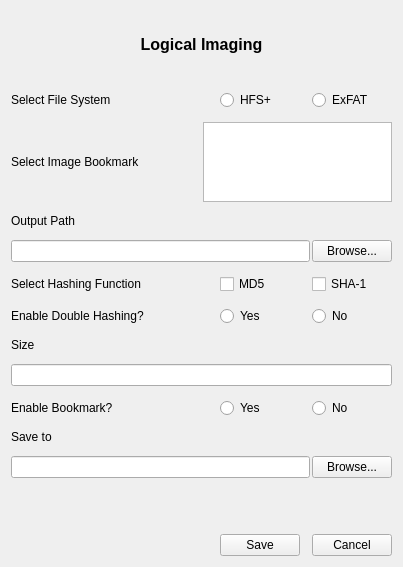
<?xml version="1.0" encoding="UTF-8"?>
<ui version="4.0">
 <class>LogicalImagingWidget</class>
 <widget class="QWidget" name="LogicalImagingWidget">
  <property name="geometry">
   <rect>
    <x>0</x>
    <y>0</y>
    <width>403</width>
    <height>567</height>
   </rect>
  </property>
  <property name="windowTitle">
   <string>Form</string>
  </property>
  <layout class="QVBoxLayout" name="verticalLayout_2" stretch="1,0,0,0,0,0,0,0,0,1">
   <property name="spacing">
    <number>12</number>
   </property>
   <item>
    <widget class="QLabel" name="label_name">
     <property name="font">
      <font>
       <pointsize>12</pointsize>
       <weight>75</weight>
       <bold>true</bold>
      </font>
     </property>
     <property name="text">
      <string>Logical Imaging</string>
     </property>
     <property name="alignment">
      <set>Qt::AlignCenter</set>
     </property>
    </widget>
   </item>
   <item>
    <layout class="QHBoxLayout" name="horizontalLayout_fs" stretch="0,1">
     <item>
      <widget class="QLabel" name="label_fs">
       <property name="minimumSize">
        <size>
         <width>180</width>
         <height>0</height>
        </size>
       </property>
       <property name="text">
        <string>Select File System</string>
       </property>
      </widget>
     </item>
     <item>
      <layout class="QHBoxLayout" name="horizontalLayout_fs_2" stretch="1,0,0">
       <item>
        <spacer name="horizontalSpacer_fs">
         <property name="orientation">
          <enum>Qt::Horizontal</enum>
         </property>
         <property name="sizeHint" stdset="0">
          <size>
           <width>40</width>
           <height>20</height>
          </size>
         </property>
        </spacer>
       </item>
       <item>
        <widget class="QRadioButton" name="btn_hfs">
         <property name="minimumSize">
          <size>
           <width>80</width>
           <height>0</height>
          </size>
         </property>
         <property name="text">
          <string>HFS+</string>
         </property>
         <attribute name="buttonGroup">
          <string notr="true">btn_fs</string>
         </attribute>
        </widget>
       </item>
       <item>
        <widget class="QRadioButton" name="btn_exfat">
         <property name="minimumSize">
          <size>
           <width>80</width>
           <height>0</height>
          </size>
         </property>
         <property name="text">
          <string>ExFAT</string>
         </property>
         <attribute name="buttonGroup">
          <string notr="true">btn_fs</string>
         </attribute>
        </widget>
       </item>
      </layout>
     </item>
    </layout>
   </item>
   <item>
    <layout class="QHBoxLayout" name="horizontalLayout_ib" stretch="0,0">
     <item>
      <widget class="QLabel" name="label_ib">
       <property name="minimumSize">
        <size>
         <width>180</width>
         <height>0</height>
        </size>
       </property>
       <property name="text">
        <string>Select Image Bookmark</string>
       </property>
      </widget>
     </item>
     <item>
      <widget class="QListWidget" name="listWidget_ib">
       <property name="maximumSize">
        <size>
         <width>16777215</width>
         <height>80</height>
        </size>
       </property>
      </widget>
     </item>
    </layout>
   </item>
   <item>
    <layout class="QVBoxLayout" name="verticalLayout_path" stretch="0,0">
     <item>
      <widget class="QLabel" name="label_path">
       <property name="text">
        <string>Output Path</string>
       </property>
      </widget>
     </item>
     <item>
      <layout class="QHBoxLayout" name="horizontalLayout_path" stretch="0,0">
       <property name="spacing">
        <number>2</number>
       </property>
       <item>
        <widget class="QLineEdit" name="lineEdit_path"/>
       </item>
       <item>
        <widget class="QPushButton" name="btn_path_browse">
         <property name="text">
          <string>Browse...</string>
         </property>
        </widget>
       </item>
      </layout>
     </item>
    </layout>
   </item>
   <item>
    <layout class="QHBoxLayout" name="horizontalLayout_hash" stretch="0,1">
     <item>
      <widget class="QLabel" name="label_hash">
       <property name="minimumSize">
        <size>
         <width>180</width>
         <height>0</height>
        </size>
       </property>
       <property name="text">
        <string>Select Hashing Function</string>
       </property>
      </widget>
     </item>
     <item>
      <layout class="QHBoxLayout" name="horizontalLayout_hash_2" stretch="1,0,0">
       <item>
        <spacer name="horizontalSpacer_hash">
         <property name="orientation">
          <enum>Qt::Horizontal</enum>
         </property>
         <property name="sizeHint" stdset="0">
          <size>
           <width>40</width>
           <height>20</height>
          </size>
         </property>
        </spacer>
       </item>
       <item>
        <widget class="QCheckBox" name="btn_md5">
         <property name="minimumSize">
          <size>
           <width>80</width>
           <height>0</height>
          </size>
         </property>
         <property name="text">
          <string>MD5</string>
         </property>
         <property name="autoRepeat">
          <bool>false</bool>
         </property>
         <property name="tristate">
          <bool>false</bool>
         </property>
         <attribute name="buttonGroup">
          <string notr="true">btn_hash</string>
         </attribute>
        </widget>
       </item>
       <item>
        <widget class="QCheckBox" name="btn_sha1">
         <property name="minimumSize">
          <size>
           <width>80</width>
           <height>0</height>
          </size>
         </property>
         <property name="text">
          <string>SHA-1</string>
         </property>
         <property name="autoRepeat">
          <bool>false</bool>
         </property>
         <property name="tristate">
          <bool>false</bool>
         </property>
         <attribute name="buttonGroup">
          <string notr="true">btn_hash</string>
         </attribute>
        </widget>
       </item>
      </layout>
     </item>
    </layout>
   </item>
   <item>
    <layout class="QHBoxLayout" name="horizontalLayout_dhash" stretch="0,1">
     <item>
      <widget class="QLabel" name="label_dhash">
       <property name="minimumSize">
        <size>
         <width>180</width>
         <height>0</height>
        </size>
       </property>
       <property name="text">
        <string>Enable Double Hashing?</string>
       </property>
      </widget>
     </item>
     <item>
      <layout class="QHBoxLayout" name="horizontalLayout_dhash_2" stretch="1,0,0">
       <item>
        <spacer name="horizontalSpacer_dhash">
         <property name="orientation">
          <enum>Qt::Horizontal</enum>
         </property>
         <property name="sizeHint" stdset="0">
          <size>
           <width>40</width>
           <height>20</height>
          </size>
         </property>
        </spacer>
       </item>
       <item>
        <widget class="QRadioButton" name="btn_dhash_yes">
         <property name="minimumSize">
          <size>
           <width>80</width>
           <height>0</height>
          </size>
         </property>
         <property name="text">
          <string>Yes</string>
         </property>
         <attribute name="buttonGroup">
          <string notr="true">btn_dhash</string>
         </attribute>
        </widget>
       </item>
       <item>
        <widget class="QRadioButton" name="btn_dhash_no">
         <property name="minimumSize">
          <size>
           <width>80</width>
           <height>0</height>
          </size>
         </property>
         <property name="text">
          <string>No</string>
         </property>
         <attribute name="buttonGroup">
          <string notr="true">btn_dhash</string>
         </attribute>
        </widget>
       </item>
      </layout>
     </item>
    </layout>
   </item>
   <item>
    <layout class="QVBoxLayout" name="verticalLayout_size">
     <item>
      <widget class="QLabel" name="label_size">
       <property name="text">
        <string>Size</string>
       </property>
      </widget>
     </item>
     <item>
      <widget class="QLineEdit" name="lineEdit_size"/>
     </item>
    </layout>
   </item>
   <item>
    <layout class="QHBoxLayout" name="horizontalLayout_bmk" stretch="0,1">
     <item>
      <widget class="QLabel" name="label_bmk">
       <property name="minimumSize">
        <size>
         <width>180</width>
         <height>0</height>
        </size>
       </property>
       <property name="text">
        <string>Enable Bookmark?</string>
       </property>
      </widget>
     </item>
     <item>
      <layout class="QHBoxLayout" name="horizontalLayout_bmk_2" stretch="1,0,0">
       <item>
        <spacer name="horizontalSpacer_bmk">
         <property name="orientation">
          <enum>Qt::Horizontal</enum>
         </property>
         <property name="sizeHint" stdset="0">
          <size>
           <width>40</width>
           <height>20</height>
          </size>
         </property>
        </spacer>
       </item>
       <item>
        <widget class="QRadioButton" name="btn_bmk_yes">
         <property name="minimumSize">
          <size>
           <width>80</width>
           <height>0</height>
          </size>
         </property>
         <property name="text">
          <string>Yes</string>
         </property>
        </widget>
       </item>
       <item>
        <widget class="QRadioButton" name="btn_bmk_no">
         <property name="minimumSize">
          <size>
           <width>80</width>
           <height>0</height>
          </size>
         </property>
         <property name="text">
          <string>No</string>
         </property>
        </widget>
       </item>
      </layout>
     </item>
    </layout>
   </item>
   <item>
    <layout class="QVBoxLayout" name="verticalLayout_save">
     <item>
      <widget class="QLabel" name="label_save">
       <property name="text">
        <string>Save to</string>
       </property>
      </widget>
     </item>
     <item>
      <layout class="QHBoxLayout" name="horizontalLayout_save" stretch="0,0">
       <property name="spacing">
        <number>2</number>
       </property>
       <item>
        <widget class="QLineEdit" name="lineEdit_save"/>
       </item>
       <item>
        <widget class="QPushButton" name="btn_save_browse">
         <property name="text">
          <string>Browse...</string>
         </property>
        </widget>
       </item>
      </layout>
     </item>
    </layout>
   </item>
   <item>
    <layout class="QVBoxLayout" name="verticalLayout_chk">
     <item>
      <spacer name="verticalSpacer_chk">
       <property name="orientation">
        <enum>Qt::Vertical</enum>
       </property>
       <property name="sizeHint" stdset="0">
        <size>
         <width>20</width>
         <height>40</height>
        </size>
       </property>
      </spacer>
     </item>
     <item>
      <layout class="QHBoxLayout" name="horizontalLayout_chk">
       <item>
        <spacer name="horizontalSpacer_chk">
         <property name="orientation">
          <enum>Qt::Horizontal</enum>
         </property>
         <property name="sizeHint" stdset="0">
          <size>
           <width>40</width>
           <height>20</height>
          </size>
         </property>
        </spacer>
       </item>
       <item>
        <widget class="QPushButton" name="btn_chk_save">
         <property name="text">
          <string>Save</string>
         </property>
        </widget>
       </item>
       <item>
        <widget class="QPushButton" name="btn_chk_cancel">
         <property name="text">
          <string>Cancel</string>
         </property>
        </widget>
       </item>
      </layout>
     </item>
    </layout>
   </item>
  </layout>
 </widget>
 <resources/>
 <connections/>
 <buttongroups>
  <buttongroup name="btn_fs"/>
  <buttongroup name="btn_dhash">
   <property name="exclusive">
    <bool>true</bool>
   </property>
  </buttongroup>
  <buttongroup name="btn_hash">
   <property name="exclusive">
    <bool>false</bool>
   </property>
  </buttongroup>
 </buttongroups>
</ui>
